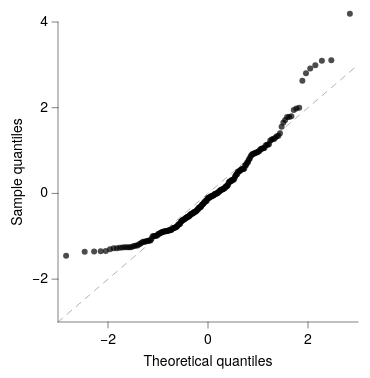

Express this chart as Vega-Lite.
### Vega-Lite specification from a JSON file in a GitHub repository (floating-point values rounded to 4 significant figures; data arrays with more than 128 entries replaced by an {"elided": "..."} marker saying what was removed)
{"background": null, "config": {"arc": {"fill": "#DBDBDB", "fillOpacity": 1.0, "innerRadius": 37.5, "padAngle": 0.03, "stroke": "black", "strokeOpacity": 1, "strokeWidth": 0.25}, "area": {"fill": "#DBDBDB", "fillOpacity": 1.0, "stroke": "black", "strokeOpacity": 1, "strokeWidth": 0.25}, "axis": {"domain": true, "domainCap": "round", "domainColor": "black", "domainWidth": 0.25, "grid": false, "gridCap": "round", "gridColor": "#F1F1F1", "gridDash": [0, 0], "gridOpacity": 1.0, "gridWidth": 0.25, "labelColor": "black", "labelFont": "Helvetica Neue", "labelFontSize": 7, "labelFontStyle": "normal", "labelFontWeight": 400, "offset": 0, "ticks": true, "tickCap": "round", "tickColor": "black", "tickRound": false, "tickSize": 3, "tickWidth": 0.25, "titleColor": "black", "titleFont": "Helvetica Neue", "titleFontSize": 7, "titleFontStyle": "normal", "titleFontWeight": 400}, "axisX": {"domain": true, "labelAlign": "center", "labelAngle": 0, "labels": true, "ticks": true, "translate": 0}, "axisY": {"domain": true, "labelAlign": "right", "labelAngle": 0, "labels": true, "ticks": true, "translate": 0}, "axisRight": {"domain": true, "labelAlign": "left", "labelAngle": 0, "labels": true, "ticks": true, "translate": 0}, "axisTop": {"domain": true, "labelAlign": "center", "labelAngle": 0, "labels": true, "ticks": true, "translate": 0}, "axisBand": {"tickOffset": 0}, "bar": {"fill": "#DBDBDB", "fillOpacity": 1.0, "stroke": "black", "strokeOpacity": 1, "strokeWidth": 0.25}, "boxplot": {"size": 13.5, "ticks": {"cornerRadius": 0.25, "fill": "black", "opacity": 1, "size": 6.75, "thickness": 0.25}, "box": {"fillOpacity": 1.0, "stroke": "black", "strokeOpacity": 1, "strokeWidth": 0.25}, "median": {"cornerRadius": 0, "fill": "black", "fillOpacity": 1.0, "opacity": 1, "size": 13.5, "thickness": 0.25}, "rule": {"fill": "black", "fillOpacity": 1.0, "size": 15.0, "stroke": "black", "strokeDash": [0, 0], "strokeOpacity": 1, "strokeWidth": 0.25}, "outliers": {"color": "black", "fill": "black", "fillOpacity": 1.0, "size": 0, "stroke": "black", "strokeOpacity": 1, "strokeWidth": 0.25}}, "circle": {"fill": "black", "fillOpacity": 1.0, "size": 0.75, "stroke": null, "strokeOpacity": 1, "strokeWidth": 0.25}, "errorband": {"band": {"fillOpacity": 0.6, "stroke": null, "strokeWidth": 0.25, "strokeOpacity": 1}, "borders": {"opacity": 0, "strokeOpacity": 0.25, "strokeWidth": 1}}, "errorbar": {"opacity": 1, "rule": {"strokeDash": [0, 0], "strokeWidth": 0.25}, "ticks": {"color": "black", "cornerRadius": 0.125, "opacity": 1, "size": 9.0, "thickness": 0.25}, "thickness": 0.25}, "font": "Helvetica Neue", "geoshape": {"fill": "#DBDBDB", "fillOpacity": 1.0, "stroke": "black", "strokeOpacity": 1, "strokeWidth": 0.25}, "header": {"labelColor": "black", "labelFont": "Helvetica Neue", "labelFontSize": 7, "labelFontStyle": "normal", "labelFontWeight": 400, "titleColor": "black", "titleFont": "Helvetica Neue", "titleFontSize": 7, "titleFontStyle": "normal", "titleFontWeight": 400, "titlePadding": 0}, "legend": {"disable": false, "offset": 4.5, "titlePadding": 4, "labelOffset": 2, "gradientLabelOffset": 2, "gradientLength": 75.0, "gradientThickness": 7.5, "gradientOpacity": 1.0, "gradientStrokeColor": "black", "gradientStrokeWidth": 0.25, "labelColor": "black", "labelFont": "Helvetica Neue", "labelFontSize": 7, "labelFontStyle": "normal", "labelFontWeight": 400, "strokeColor": "black", "strokeWidth": 0, "symbolSize": 42, "symbolStrokeColor": "black", "symbolStrokeWidth": 0.25, "titleColor": "black", "titleFont": "Helvetica Neue", "titleFontSize": 7, "titleFontStyle": "normal", "titleFontWeight": 400}, "line": {"color": "black", "stroke": "black", "strokeCap": "round", "strokeDash": [0, 0], "strokeOpacity": 1, "strokeWidth": 0.375}, "point": {"filled": true, "fill": "#DBDBDB", "fillOpacity": 1.0, "size": 7.5, "stroke": "black", "strokeOpacity": 1, "strokeWidth": 0.25}, "range": {"category": ["#C6D9F1", "#F1C9CB", "#FEF0B9", "#CEE37A", "#7AA8E0", "#E589A3", "#FDDD5D", "#68B961", "#4177B1", "#C35082", "#E5C227", "#438156"], "diverging": {"scheme": ["#C35082", "#CE6D94", "#D989A7", "#E2A4BA", "#EABFCE", "#F1DBE2", "#F6F6F6", "#D7E0EB", "#B9CBE0", "#9BB6D5", "#7DA1C9", "#5F8CBD", "#4177B1"]}, "heatmap": {"scheme": ["#32022B", "#43044D", "#4C196E", "#4D338C", "#484DA6", "#3A68BB", "#1D83CA", "#1D9CCB", "#23B5C9", "#28CDC5", "#4DE0B4", "#91EE9F"]}, "ordinal": {"scheme": ["#F1F1F1", "#DBDBDB", "#C6C6C6", "#B2B2B2", "#9D9D9D", "#898989", "#767676", "#636363", "#515151", "#404040", "#2F2F2F", "#1F1F1F"]}, "ramp": {"scheme": ["#32022B", "#43044D", "#4C196E", "#4D338C", "#484DA6", "#3A68BB", "#1D83CA", "#1D9CCB", "#23B5C9", "#28CDC5", "#4DE0B4", "#91EE9F"]}}, "rule": {"color": "black", "stroke": "black", "strokeCap": "round", "strokeDash": [2, 2], "strokeOpacity": 1, "strokeWidth": 0.25}, "scale": {"bandPaddingInner": 0.1, "bandPaddingOuter": 0.1, "round": false}, "rect": {"fill": "#DBDBDB", "fillOpacity": 1.0, "stroke": "black", "strokeOpacity": 1, "strokeWidth": 0.25}, "square": {"fill": "#DBDBDB", "fillOpacity": 1.0, "size": 15.0, "stroke": "black", "strokeOpacity": 1, "strokeWidth": 0.25}, "text": {"color": "black", "font": "Helvetica Neue", "fontSize": 7, "fontStyle": "normal", "fontWeight": 400}, "tick": {"color": "black", "cornerRadius": 0.125, "opacity": 1.0, "size": 13.5, "thickness": 0.25}, "title": {"anchor": "middle", "frame": "group", "color": "black", "font": "Helvetica Neue", "fontSize": 7, "fontStyle": "normal", "fontWeight": 400, "subtitleColor": "black", "subtitleFont": "Helvetica Neue", "subtitleFontSize": "Helvetica Neue", "subtitleFontStyle": "normal", "subtitleFontWeight": 400}, "trail": {"color": "black", "opacity": 1, "size": 0.375}, "view": {"continuousWidth": 150, "continuousHeight": 150, "discreteWidth": 150, "discreteHeight": 150, "fill": null, "stroke": null, "strokeWidth": 0.25}}, "layer": [{"data": {"name": "data-7ab47033c4fd7b2db19c4791ae4917c2"}, "mark": {"type": "line", "color": "gray", "opacity": 0.8, "strokeDash": [3, 3]}, "encoding": {"x": {"field": "q", "type": "quantitative"}, "y": {"field": "q", "type": "quantitative"}}}, {"data": {"name": "data-60e32e7209cba04fbb8cf2a463427107"}, "mark": {"type": "circle", "opacity": 0.7, "size": 9}, "encoding": {"x": {"field": "theo", "scale": {"domain": [-3, 3], "nice": false}, "title": "Theoretical quantiles", "type": "quantitative"}, "y": {"field": "samp", "scale": {"domain": [-3, 4], "nice": false}, "title": "Sample quantiles", "type": "quantitative"}}}], "$schema": "https://vega.github.io/schema/vega-lite/v6.4.1.json", "datasets": {"data-7ab47033c4fd7b2db19c4791ae4917c2": [{"q": -3.0}, {"q": 3.0}], "data-60e32e7209cba04fbb8cf2a463427107": {"elided": "220 records"}}}
